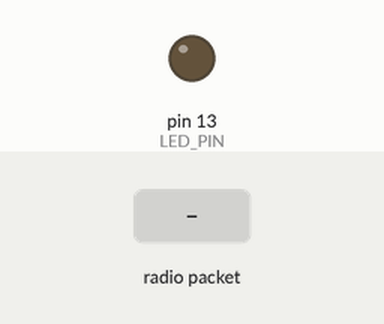
Bench run of a sketch on a simulated Arduino Uno, built for the host (arithmetic inside an expression is 32-bit, double 64-bit). Parts: output pins drawn as LEDs (lit = HIGH). Inputs (shaded band) come from the test bench. Storage starts empty; no radio packets arrive unless stated; what the sketch prints to the serial monitor is not drawn.

Above: at 1.2 s.
1.3 s: radio packet "1" arrives
Timing chart, 0 to 4.3 s (numbered marks = the images above; inputs shaded):
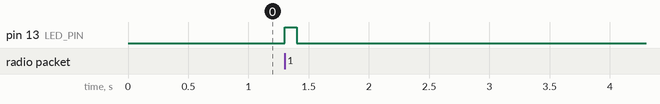

The sketch:

SDRx_Adalogger.ino
```cpp
// SimpleRxAckPayload- the slave or the receiver
//only the Adalogger works!
#include <SPI.h>
#include <nRF24L01.h>
#include <RF24.h>
#include <Wire.h>
#include "SdFat.h"

#define CE_PIN 6
#define CSN_PIN 10
#define LED_PIN 13

const int16_t byteSize = 32; // max number of bytes that can be transmitted over nRF24L01 modules

const byte radioAddress[5] = {'R', 'x', 'A', 'A', 'A'};

RF24 radio(CE_PIN, CSN_PIN);

char dataReceived[10]; // this must match dataToSend in the TX
char ackData[byteSize]; // the values to be sent to the master
bool newData = false;

#define filename "filename.csv"
SdFat sd;                 // Create the objects to talk to the SD card
File file;          // Construct File for SD card
const uint8_t chipSelect = 4; // Adalogger microSD card chip select pin
int lastPosition = 0;
bool newSdData = true;
bool setUp = true;
int loopPos = 0;

//==============

void setup() {
  Serial.begin(9600);
  while (!Serial) {
    ;
  }
  Serial.println("SimpleRxAckPayload Starting");
  pinMode(LED_PIN, OUTPUT); // Set LED pin to output mode

  SPI.begin();
  if (!sd.begin(chipSelect, SD_SCK_MHZ(12))) {
    Serial.println("sd card initialization failed!");
    sd.initErrorHalt(); // not being able to save data is a terminal error in all cases
  }
  else {
    Serial.println("SD card OK");
  }
  // Generate initial ackData
  radio.begin();
  radio.setDataRate( RF24_250KBPS );
  radio.openReadingPipe(1, radioAddress);
  radio.enableAckPayload();
  radio.startListening();
  loadFileData();
  radio.writeAckPayload(1, &ackData, sizeof(ackData)); // pre-load data
  setUp = false; // set flag to false
}

//==========

void loop() {
  getData();
  showData();
  //ackData[byteSize] = {}; // clear the previous ackPayloadData
}

//================

void getData() {
  if (radio.available()) {
    radio.read(&dataReceived, sizeof(dataReceived));
    loadFileData();
    newData = true;
  }
}

//================

void loadFileData() {
  if (newSdData) {
    file.open(filename, FILE_WRITE);
    if (!file) {
      Serial.println("Failed to open file!");
      return;
    }
    else {
      file.seek(lastPosition); // Go to the most recent file position
      memset(ackData, '\0', sizeof(ackData)); // clear the previous data
      int bytesRead = file.readBytesUntil('\n', ackData, sizeof(ackData)); // read until the next line
      lastPosition = file.position(); // update line position
      if (bytesRead == 0) {
        newSdData = false;
      }
    }
    file.close();
    while (sd.card() -> isBusy()) {
      ;
    }
    if (!setUp) { //if we are not in the setup
      radio.writeAckPayload(1, &ackData, sizeof(ackData)); // load the payload for the next time
      delay(10);
    }
  }
  else {
    Serial.println("no new data to report");
  }
  loopPos = loopPos + 1;
  if (loopPos > 50) {
    lastPosition = 0;
    newSdData = true;
  }
}

//================

void showData() {
  if (newData == true) {
    Serial.print("Data received: ");
    Serial.println(dataReceived);
    Serial.print("ackPayload sent: ");
    Serial.println(ackData);
    Serial.println();
    newData = false;
    digitalWrite(LED_PIN, HIGH);
    delay(100);
    digitalWrite(LED_PIN, LOW);
    delay(100);
  }
}
```

Measured:
- after the input at 1.3 s, pin 13 (LED_PIN): LOW → HIGH at once, → LOW 0.10 s later
